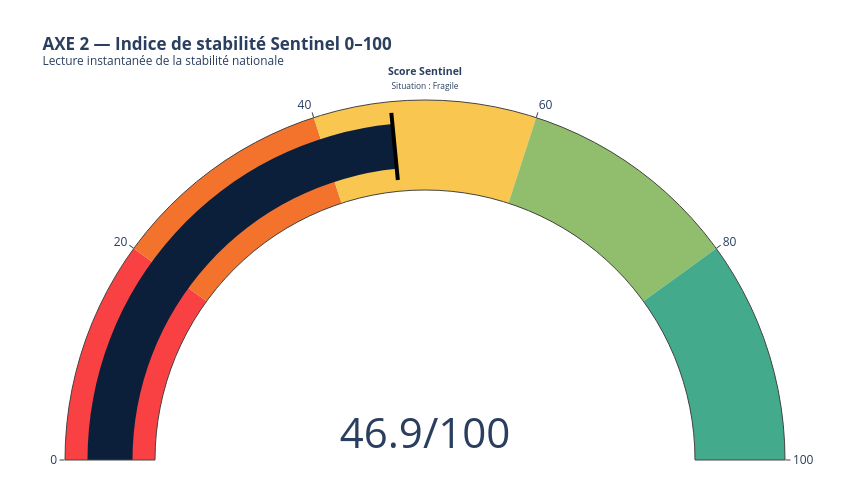

Source (notebook cell):
### Code cell
# ============================================================
# AXE 2 — Gauge chart Score Sentinel
# ============================================================

fig = go.Figure(go.Indicator(
    mode="gauge+number",
    value=current_score,
    number={"suffix": "/100", "font": {"size": 42}},
    title={
        "text": f"<b>Score Sentinel</b><br><span style='font-size:0.8em'>Situation : {current_label}</span>"
    },
    gauge={
        "axis": {"range": [0, 100], "tickwidth": 1},
        "bar": {"color": COLORS["dark"]},
        "steps": [
            {"range": [0, 20], "color": "#F94144"},
            {"range": [20, 40], "color": "#F3722C"},
            {"range": [40, 60], "color": "#F9C74F"},
            {"range": [60, 80], "color": "#90BE6D"},
            {"range": [80, 100], "color": "#43AA8B"},
        ],
        "threshold": {
            "line": {"color": "black", "width": 4},
            "thickness": 0.75,
            "value": current_score
        }
    }
))

fig.update_layout(
    title="<b>AXE 2 — Indice de stabilité Sentinel 0–100</b><br><sup>Lecture instantanée de la stabilité nationale</sup>",
    width=850,
    height=500,
    margin=dict(l=40, r=40, t=100, b=40)
)

fig.show()

print(f"Insight Axe 2 : Le score Sentinel actuel est de {current_score:.1f}/100, classé '{current_label}'.")

### Figure 1 — Plotly figure (JSON) as saved in the notebook; plotly's stock layout.template omitted (floating-point values rounded to 4 significant figures)
{"data": [{"gauge": {"axis": {"range": [0, 100], "tickwidth": 1}, "bar": {"color": "#0B1F3A"}, "steps": [{"color": "#F94144", "range": [0, 20]}, {"color": "#F3722C", "range": [20, 40]}, {"color": "#F9C74F", "range": [40, 60]}, {"color": "#90BE6D", "range": [60, 80]}, {"color": "#43AA8B", "range": [80, 100]}], "threshold": {"line": {"color": "black", "width": 4}, "thickness": 0.75, "value": 46.92}}, "mode": "gauge+number", "number": {"font": {"size": 42}, "suffix": "/100"}, "title": {"text": "<b>Score Sentinel</b><br><span style='font-size:0.8em'>Situation : Fragile</span>"}, "type": "indicator", "value": 46.92}], "layout": {"height": 500, "margin": {"b": 40, "l": 40, "r": 40, "t": 100}, "title": {"text": "<b>AXE 2 — Indice de stabilité Sentinel 0–100</b><br><sup>Lecture instantanée de la stabilité nationale</sup>"}, "width": 850}}
